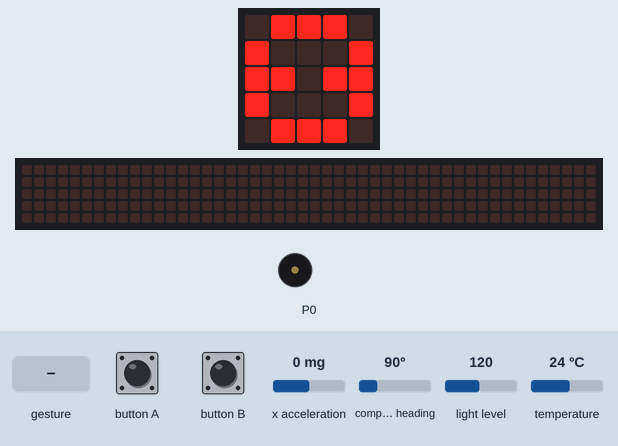
Recording of a program running on a simulated BBC micro:bit (MakeCode). Parts: the board's 5×5 LED display, a strip that is not on the board, showing the scrolling text unrolled, buzzer (waves = sounding). The test bench sets the inputs (shaded band); at power-on: x acceleration 0 mg, compass heading 90°, light level 120, temperature 24 °C. A tilt is held for 1.5 s and a shake lasts 1 s, then the board lies face up again; the 48×5 strip is a reading aid, not a part: it shows the text the display is scrolling, unrolled, one strip-width of it at a time; the compass is already calibrated.

Above: at 1.6 s.
1.7 s: button B pressed for 0.15 s
At 1.92 s:
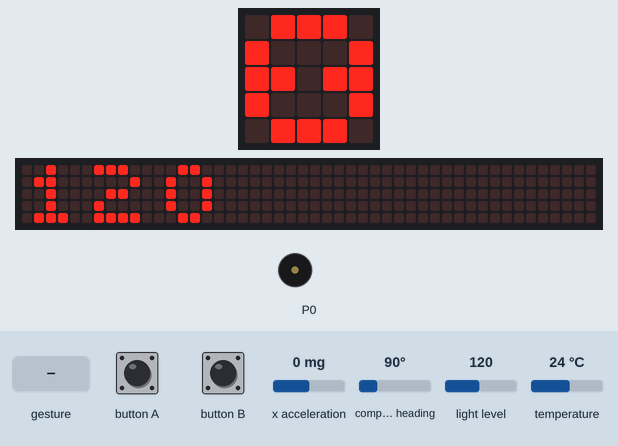
2.4 s: button A pressed for 0.15 s
3.1 s: gesture 'shake'
At 11.5 s:
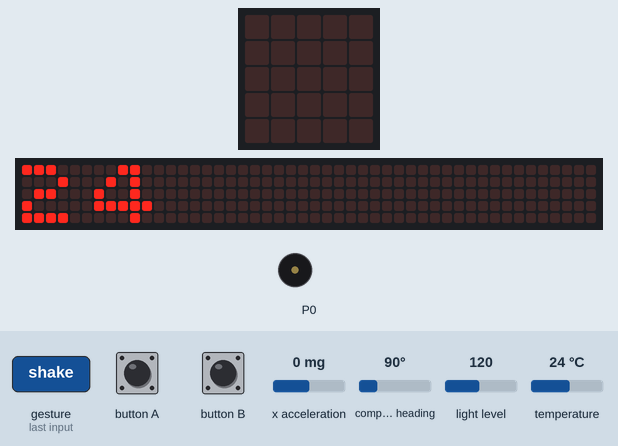
12.1 s: button B pressed for 0.15 s
At 16.67 s:
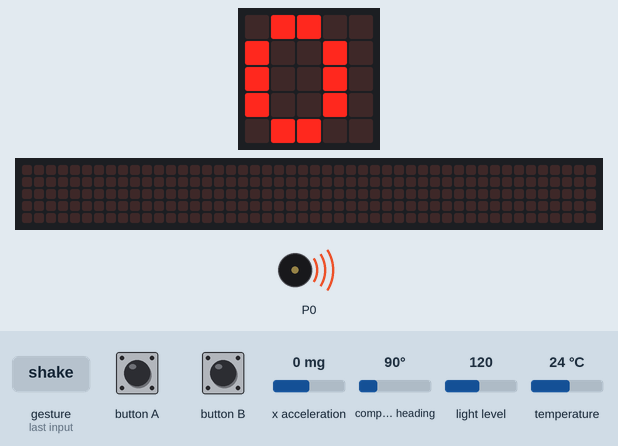
Timing chart, 0 to 16.8 s (numbered marks = the images above; inputs shaded):
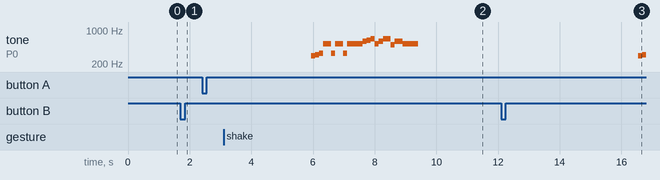

The program:

main.ts
```typescript
input.onButtonPressed(Button.A, function () {
    basic.showString("" + (input.compassHeading()))
    basic.showLeds(`
        . # # # .
        # . . . #
        # # . # #
        # . . . #
        . # # # .
        `)
    basic.pause(100)
    input.calibrateCompass()
    basic.showLeds(`
        . # # # .
        # . . . #
        # # . # #
        # . . . #
        . # # # .
        `)
})
input.onGesture(Gesture.Shake, function () {
    basic.showString("" + (input.temperature()))
    basic.showLeds(`
        . # # # .
        # . . . #
        # # . # #
        # . . . #
        . # # # .
        `)
    basic.pause(100)
    basic.showString("" + (input.acceleration(Dimension.X)))
    basic.showLeds(`
        . # # # .
        # . . . #
        # # . # #
        # . . . #
        . # # # .
        `)
})
input.onButtonPressed(Button.B, function () {
    basic.showString("" + (input.lightLevel()))
    basic.showLeds(`
        . # # # .
        # . . . #
        # # . # #
        # . . . #
        . # # # .
        `)
    basic.pause(100)
    music._playDefaultBackground(music.builtInPlayableMelody(Melodies.Entertainer), music.PlaybackMode.UntilDone)
})
basic.showLeds(`
    . # # # .
    # . . . #
    # # . # #
    # . . . #
    . # # # .
    `)
```

test.ts
```typescript
// aquí va el archivo "tests"; esto no se compilará cuando este paquete se utilice como una extensión.
```

Measured:
- after the input at 1.7 s, the display: changes after 0.15 s (image 1)
- after the input at 12.1 s, tone on P0: silent → 294 Hz after 4.5 s, → 311 Hz 0.13 s later; the display: first changes after 0.35 s (image 3 shows a later state)
- by itself, tone on P0: plays 294 Hz for 0.13 s, 311 Hz for 0.13 s, 330 Hz for 0.13 s, 523 Hz for 0.26 s, 330 Hz for 0.13 s, 523 Hz for 0.26 s … (17 notes in this stretch)
